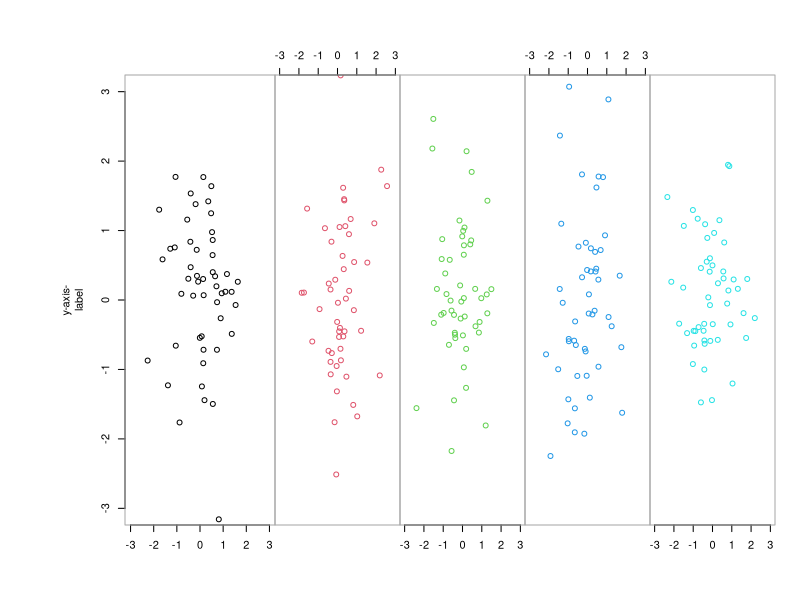

Write R code to recreate this figure.
layout(matrix(data=c(1,2,3,4,5), nrow=1, ncol = 5),
       widths = c(2,1,1,1,1), heights=c(1,1))
# We define the layout of the graph in 5 columns
# The first column has twice the width of other columns

par(mai=c(0.5,1,0.5,0),omi=c(0.25,0.25,0.25,0.25))
x<-rnorm(50)
y<-rnorm(50)
plot(x,y,axes=F,col=1,xlim=c(-3,3),ylim=c(-3,3),
     xlab="",ylab="y-axis-\nlabel")
axis(1)
axis(2)
box(lty='solid',col='darkgrey')
par(mai=c(0.5,0,0.5,0))
for (i in 2:5)
{
x<-rnorm(50)
y<-rnorm(50)
plot(x,y,axes=F,col=i,xlim=c(-3,3),ylim=c(-3,3),xlab="")
if (i %% 2 == 0) {axis(3)} else {axis(1)}
box(lty='solid',col='darkgrey')
}

